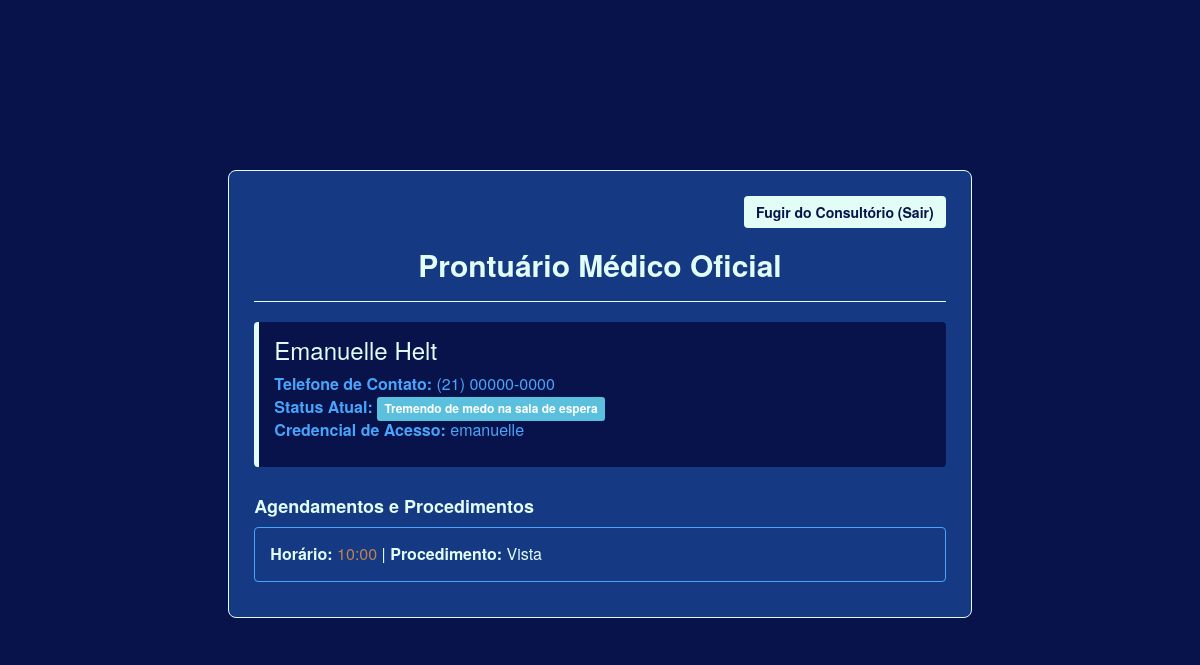
The page /paciente (signed in) on the database its author committed.
### tables this page shows
CREATE TABLE pacientes_secretaria (
                        id INTEGER PRIMARY KEY AUTOINCREMENT,
                        nome TEXT NOT NULL,
                        telefone TEXT NOT NULL,
                        status TEXT NOT NULL,
                        usuario_login TEXT UNIQUE);

CREATE TABLE fila_medico (
                        id INTEGER PRIMARY KEY AUTOINCREMENT,
                        nome TEXT NOT NULL,
                        procedimento TEXT NOT NULL,
                        data TEXT NOT NULL,
                        horario TEXT NOT NULL,
                        dentista_login TEXT NOT NULL);

### app.py (the view)
@app.route('/paciente')
def ficha_paciente():
    if 'usuario' not in session: return redirect(url_for('login'))
    usuario_logado = session['usuario']
    conn = conectar_banco()
    paciente_db = conn.execute('SELECT * FROM pacientes_secretaria WHERE usuario_login = ?', (usuario_logado,)).fetchone()
    if not paciente_db:
        conn.close()
        return redirect(url_for('login'))
    consultas_db = conn.execute('SELECT procedimento, data, horario FROM fila_medico WHERE nome = ?', (paciente_db['nome'],)).fetchall()
    conn.close()
    return render_template('paciente_ficha.html', paciente=paciente_db, consultas=consultas_db)

### app.py (called while the page is built)
def conectar_banco():
    conn = sqlite3.connect(ARQUIVO_BANCO)
    conn.row_factory = sqlite3.Row
    return conn

### templates/paciente_ficha.html (shortened to what this page needs)
<!DOCTYPE html>
<html lang="pt-BR">
<head>
    <link rel="stylesheet" href="https://stackpath.bootstrapcdn.com/bootstrap/3.4.1/css/bootstrap.min.css">
    <link rel="stylesheet" href="{{ url_for('static', filename='css/style.css') }}">
</head>
<body>
    <div class="container dashboard-container">
        <div class="row">
            <div class="col-md-8 col-md-offset-2">
                <div class="main-panel">
                    <div class="text-right mb-3" style="margin-bottom: 20px;">
                        <a href="{{ url_for('login') }}" class="btn btn-ouro">Fugir do Consultório (Sair)</a>
                    </div>
                    <h2 class="text-ouro text-center" style="margin-top: 0;">Prontuário Médico Oficial</h2>
                    <hr style="border-color: #e2fdf6;">
                    <div class="card-paciente">
                        <h3 style="color: #e2fdf6; margin-top: 0;">{{ paciente.nome }}</h3>
                        <p style="color: #49a4fc; font-size: 16px;">
                            <strong>Telefone de Contato:</strong> {{ paciente.telefone }}<br>
                            <strong>Status Atual:</strong> <span class="label label-info">{{ paciente.status }}</span><br>
                            <strong>Credencial de Acesso:</strong> {{ paciente.usuario_login }}
                        </p>
                    </div>
                    <h4 class="text-ouro" style="margin-top: 30px;">Agendamentos e Procedimentos</h4>
                    {% if consultas %}
                        {% for consulta in consultas %}
                        <div style="background-color: #153a83; border: 1px solid #49a4fc; padding: 15px; border-radius: 4px; margin-bottom: 10px;">
                            <p style="color: #e2fdf6; margin: 0; font-size: 16px;">
                                <strong>Horário:</strong> <span style="color: #be834e;">{{ consulta.horario }}</span> |
                                <strong>Procedimento:</strong> {{ consulta.procedimento }}
                            </p>
                        </div>
                        {% endfor %}
                    {% else %}
                        <div style="background-color: #08134b; border: 1px dashed #e2fdf6; padding: 15px; border-radius: 4px;">
                            <p style="color: #49a4fc; margin: 0; text-align: center;">Nenhuma tortura agendada no momento. Você está a salvo.</p>
                        </div>
                    {% endif %}
                </div>
            </div>
        </div>
    </div>
</body>
</html>

### static/css/style.css (style rules this page uses)
body { padding-top: 100px; background-color: #08134b; color: #e2fdf6; }
h2 { color: #e2fdf6; font-weight: bold; }
.dashboard-container { margin-top: 50px; padding: 20px; }
.main-panel { background-color: #153a83; border-radius: 8px; padding: 25px; border: 1px solid #e2fdf6; }
.card-paciente { background-color: #08134b; border-left: 5px solid #e2fdf6; margin-bottom: 15px; padding: 15px; border-radius: 4px; }
.text-ouro { color: #e2fdf6 !important; font-weight: bold; }
.btn-ouro { background-color: #e2fdf6; color: #08134b; font-weight: bold; border: none; }

### rows shown on the page
pacientes_secretaria: nome "Emanuelle Helt", telefone "(21) 00000-0000", status "Tremendo de medo na sala de espera", usuario_login "emanuelle"
fila_medico: horario "10:00", procedimento "Vista"
